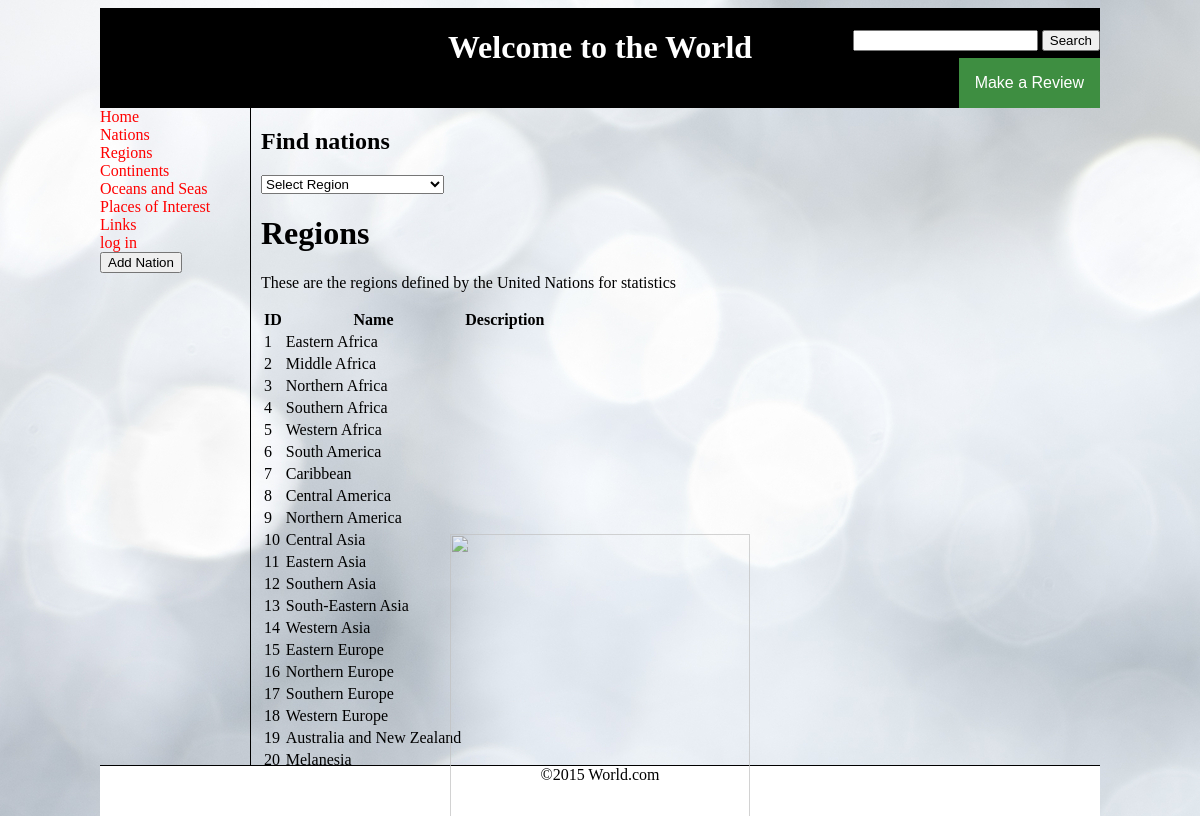
The page /show_regions.php on the database its author committed.
### tables this page shows
CREATE TABLE `region` (
  `region_id` bigint(20) unsigned NOT NULL AUTO_INCREMENT,
  `name` varchar(100) DEFAULT NULL,
  `description` text,
  PRIMARY KEY (`region_id`)
);

### show_regions.php (the view, shortened to what this page needs)
<?php
    include("header.inc");
	include("nav.inc");
?>
    <div id="main-content">
<?php
	$db = mysqli_connect("localhost", "root", "", "world") or die(mysqli_error($db));
?>
<h2>Find nations</h2>
<form >
<select id="find-nations" onchange="doMenu();">
	<option value="">Select Region</option>
</select>
</form>
<h1>Regions</h1>
<p>These are the regions defined by the United Nations for statistics</p>
<table>
<tr>
<th>ID</th>
<th>Name</th>
<th>Description</th>
</tr>
<?php
	$query = "select * from region order by region_id ASC";
	$resultset = mysqli_query($db, $query) or die(mysqli_error($db));
	while($row=mysqli_fetch_array($resultset, MYSQLI_ASSOC))
	{
		print "<td>{$row['region_id']}</td>";
		print "<td>{$row['name']}</td>";
		print "<td>{$row['description']}</td>";
	}
?>
</table>
</div>
<?php
    include("footer.inc");
?>

### world.css (style rules this page uses)
div#main-content { position:absolute; top:100px; left:150px; border-left:1px solid black; padding-left:10px; }

### rows shown on the page
region: region_id "1", name "Eastern Africa"
region: region_id "2", name "Middle Africa"
region: region_id "3", name "Northern Africa"
region: region_id "4", name "Southern Africa"
region: region_id "5", name "Western Africa"
region: region_id "6", name "South America"
region: region_id "7", name "Caribbean"
region: region_id "8", name "Central America"
region: region_id "9", name "Northern America"
region: region_id "10", name "Central Asia"
region: region_id "11", name "Eastern Asia"
region: region_id "12", name "Southern Asia"
region: region_id "13", name "South-Eastern Asia"
region: region_id "14", name "Western Asia"
region: region_id "15", name "Eastern Europe"
region: region_id "16", name "Northern Europe"
region: region_id "17", name "Southern Europe"
region: region_id "18", name "Western Europe"
region: region_id "19", name "Australia and New Zealand"
region: region_id "20", name "Melanesia"
